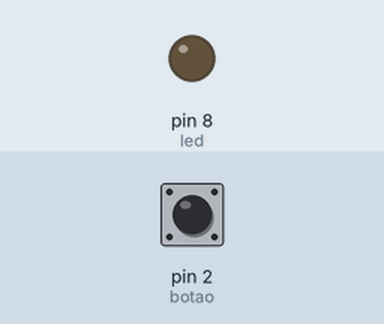
A sketch run on a simulated Arduino Uno, built with avr-gcc and run on an emulated ATmega328P. On the bench: output pins drawn as LEDs (lit = HIGH). Dashed ring = blinking. The test bench sets the inputs (shaded band); at power-on: pin 2 (botao) LOW. What the sketch prints to the serial monitor is not drawn.

Above: at 1.2 s.
1.3 s: pin 2 (botao) pulled HIGH for 0.15 s
At 2.2 s:
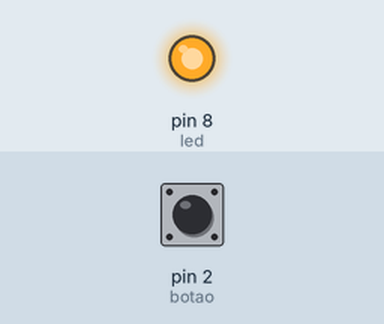
2.9 s: pin 2 (botao) pulled HIGH for 1 s
At 3.4 s:
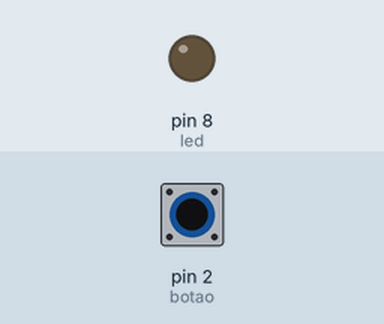
6.9 s: pin 2 (botao) pulsed HIGH 5 times (0.12 s each, 0.3 s apart)
At 7.07 s:
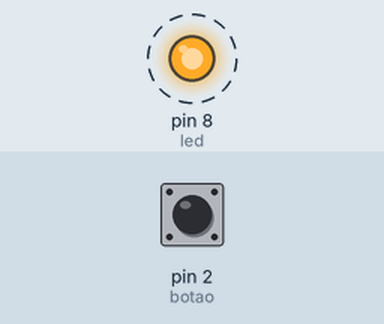
9.9 s: pin 2 (botao) driven HIGH
At 11.1 s:
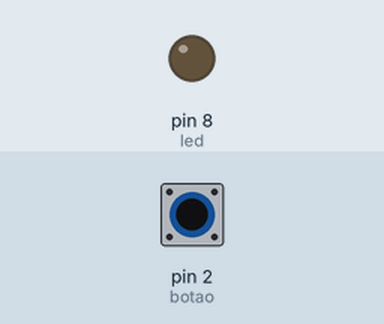
Timing chart, 0 to 12.4 s (numbered marks = the images above; inputs shaded):
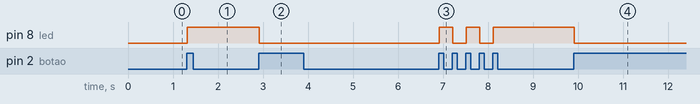

Measured:
- after the input at 1.3 s, pin 8 (led): LOW → HIGH at once
- after the input at 2.9 s, pin 8 (led): HIGH → LOW at once
- after the input at 6.9 s, pin 8 (led): alternates HIGH for 0.30 s and LOW for 0.30 s, 5 changes in all, then stays HIGH, starting at once
- after the input at 9.9 s, pin 8 (led): HIGH → LOW at once

The sketch:

teste_botao_envio.ino
```cpp
int led=8;      // led no pino 8
int botao=2;  // botão no pino 2
int var=0;       // valor instantaneo enviado pelo botão
int var2=0;     // valor guardado
int estado=0;  // guarda o valor 0 ou 1 (HIGH ou LOW)

int estadorele00 = 0;
void setup()
{
      Serial.begin(9600);
  pinMode(led,OUTPUT);
  pinMode(botao,INPUT);

  digitalWrite(led, estadorele00);
}
void loop()
{
  var=digitalRead(botao); // ler o valor enviado pelo botão: "HIGH" ou "LOW"
  if ((var == HIGH) && (var2 == LOW)) {
    estado = 1 - estado;
    delay(20); // de-bouncing
  }
  var2=var;
  if (estado == 1) {
    digitalWrite(led, HIGH);
        Serial.print('H');// liga o led
  } else {
    digitalWrite(led, LOW);
        Serial.print('L');// desliga o led
  }
}
```
